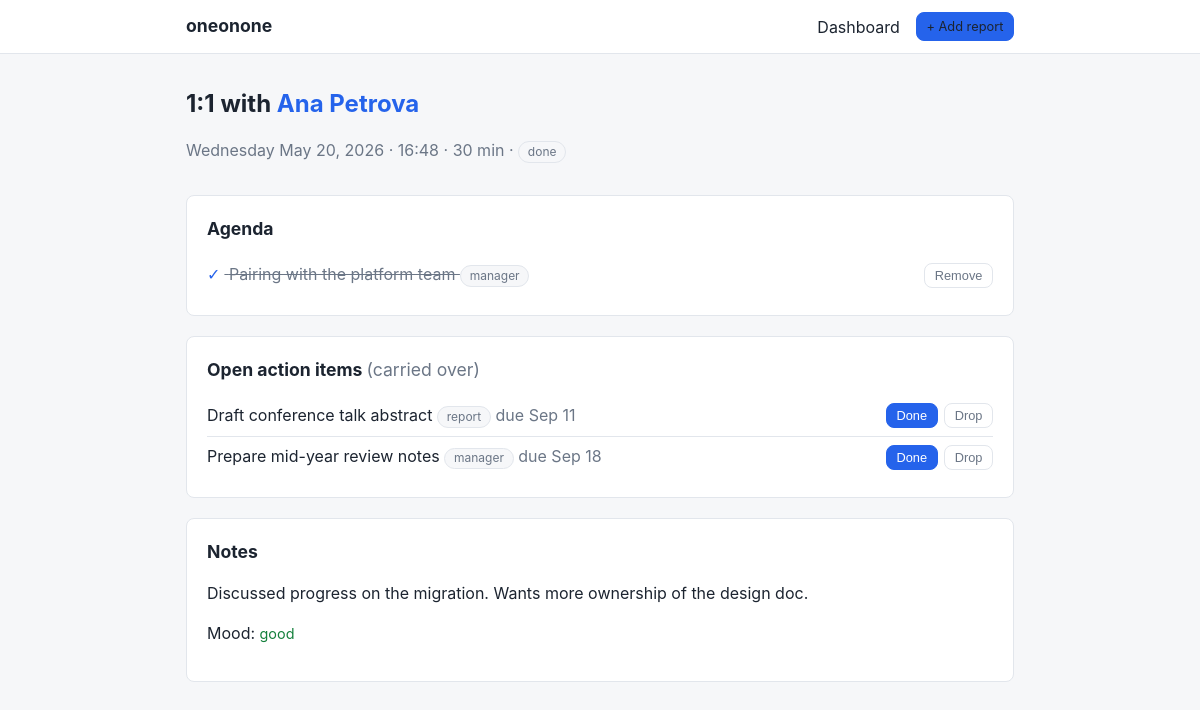
/meetings/1, run on the app's committed database.
### app/models.py (models this page shows, shortened)
class Report(db.Model):
    __tablename__ = "report"
    id: Mapped[int] = mapped_column(primary_key=True)
    name: Mapped[str]
    role: Mapped[str] = mapped_column(default="")
    start_date: Mapped[date | None]
    archived: Mapped[bool] = mapped_column(default=False)
    series: Mapped[list["Series"]] = relationship(back_populates="report")
    meetings: Mapped[list["Meeting"]] = relationship(back_populates="report")
    action_items: Mapped[list["ActionItem"]] = relationship(back_populates="report")
    salary_changes: Mapped[list["SalaryChange"]] = relationship(
        back_populates="report", order_by="SalaryChange.effective_date"
    )

class Meeting(db.Model):
    __tablename__ = "meeting"
    STATUSES = ("scheduled", "done", "cancelled")
    id: Mapped[int] = mapped_column(primary_key=True)
    series_id: Mapped[int] = mapped_column(ForeignKey("series.id"))
    report_id: Mapped[int] = mapped_column(ForeignKey("report.id"))
    scheduled_at: Mapped[datetime]
    status: Mapped[str] = mapped_column(default="scheduled")
    notes: Mapped[str] = mapped_column(default="")
    mood: Mapped[int | None]  # 1 (rough) .. 5 (great), set on completion
    completed_at: Mapped[datetime | None]
    series: Mapped[Series] = relationship(back_populates="meetings")
    report: Mapped[Report] = relationship(back_populates="meetings")
    agenda_items: Mapped[list["AgendaItem"]] = relationship(
        back_populates="meeting", order_by="AgendaItem.sort_order", cascade="all, delete-orphan"
    )

class Series(db.Model):
    __tablename__ = "series"
    CADENCES = ("weekly", "biweekly", "monthly")
    id: Mapped[int] = mapped_column(primary_key=True)
    report_id: Mapped[int] = mapped_column(ForeignKey("report.id"))
    cadence: Mapped[str] = mapped_column(default="weekly")
    day_of_week: Mapped[int] = mapped_column(default=0)  # 0 = Monday
    time_of_day: Mapped[time] = mapped_column(default=time(10, 0))
    duration_minutes: Mapped[int] = mapped_column(default=30)
    active: Mapped[bool] = mapped_column(default=True)
    report: Mapped[Report] = relationship(back_populates="series")
    meetings: Mapped[list["Meeting"]] = relationship(back_populates="series")

class AgendaItem(db.Model):
    __tablename__ = "agenda_item"
    id: Mapped[int] = mapped_column(primary_key=True)
    meeting_id: Mapped[int] = mapped_column(ForeignKey("meeting.id"))
    text: Mapped[str]
    raised_by: Mapped[str] = mapped_column(default="manager")  # manager | report
    covered: Mapped[bool] = mapped_column(default=False)
    sort_order: Mapped[int] = mapped_column(default=0)
    meeting: Mapped[Meeting] = relationship(back_populates="agenda_items")

class ActionItem(db.Model):
    __tablename__ = "action_item"
    STATUSES = ("open", "done", "dropped")
    id: Mapped[int] = mapped_column(primary_key=True)
    report_id: Mapped[int] = mapped_column(ForeignKey("report.id"))
    meeting_id: Mapped[int | None] = mapped_column(ForeignKey("meeting.id"))
    text: Mapped[str]
    owner: Mapped[str] = mapped_column(default="manager")  # manager | report
    due_date: Mapped[date | None]
    status: Mapped[str] = mapped_column(default="open")
    created_at: Mapped[datetime] = mapped_column(default=utcnow)
    report: Mapped[Report] = relationship(back_populates="action_items")

### app/routes/meetings.py (the view)
@bp.get("/meetings/<int:meeting_id>")
def detail(meeting_id: int):
    meeting = _get_meeting(meeting_id)
    return render_template(
        "meetings/detail.html",
        meeting=meeting,
        open_items=open_action_items(meeting.report_id),
        today=date.today(),
    )

### app/routes/meetings.py (called while the page is built)
def _get_meeting(meeting_id: int) -> Meeting:
    meeting = db.session.get(Meeting, meeting_id)
    if meeting is None:
        abort(404)
    return meeting

### app/services/carryover.py (called while the page is built)
def open_action_items(report_id: int) -> list[ActionItem]:
    return (
        ActionItem.query.filter_by(report_id=report_id, status="open")
        .order_by(ActionItem.created_at)
        .all()
    )

### app/templates/meetings/detail.html (shortened to what this page needs)
{% extends "base.html" %}
{% block content %}
<div class="page-head">
  <div>
    <h1>1:1 with <a href="{{ url_for('reports.detail', report_id=meeting.report.id) }}">{{ meeting.report.name }}</a></h1>
    <p class="muted">
      {{ meeting.scheduled_at.strftime("%A %b %d, %Y · %H:%M") }} · {{ meeting.series.duration_minutes }} min ·
      <span class="badge">{{ meeting.status }}</span>
    </p>
  </div>
</div>
<section class="card">
  <h2>Agenda</h2>
  {% if meeting.agenda_items %}
  <ul class="item-list">
    {% for item in meeting.agenda_items %}
    <li>
      <span class="{% if item.covered %}covered{% endif %}">
        <form method="post" action="{{ url_for('meetings.toggle_agenda', item_id=item.id) }}" class="inline">
          <button class="check" title="Toggle covered">{{ "✓" if item.covered else "○" }}</button>
        </form>
        {{ item.text }} <span class="badge">{{ item.raised_by }}</span>
      </span>
      <form method="post" action="{{ url_for('meetings.delete_agenda', item_id=item.id) }}" class="inline">
        <button class="btn btn-small btn-quiet" data-confirm="Remove this agenda item?">Remove</button>
      </form>
    </li>
    {% endfor %}
  </ul>
  {% else %}
  <p class="muted">No agenda items yet.</p>
  {% endif %}
</section>
{% if open_items %}
<section class="card">
  <h2>Open action items <span class="muted">(carried over)</span></h2>
  <ul class="item-list">
    {% for item in open_items %}
    <li>
      <span>{{ item.text }} <span class="badge">{{ item.owner }}</span>
        {% if item.due_date %}<span class="muted">due {{ item.due_date.strftime("%b %d") }}</span>{% endif %}</span>
      <span class="actions">
        <form method="post" action="{{ url_for('meetings.set_action_item_status', item_id=item.id, status='done') }}"><button class="btn btn-small">Done</button></form>
        <form method="post" action="{{ url_for('meetings.set_action_item_status', item_id=item.id, status='dropped') }}"><button class="btn btn-small btn-quiet">Drop</button></form>
      </span>
    </li>
    {% endfor %}
  </ul>
</section>
{% endif %}
<section class="card">
  {% if meeting.status == "scheduled" %}
  <h2>Notes &amp; completion</h2>
  <form method="post" action="{{ url_for('meetings.complete', meeting_id=meeting.id) }}" class="form">
    <label>Notes
      <textarea name="notes" rows="8" data-autoresize placeholder="What was discussed…">{{ meeting.notes }}</textarea>
    </label>
    <fieldset class="mood-picker">
      <legend>How was it?</legend>
      {% for value, label in [(1,"rough"),(2,"tense"),(3,"ok"),(4,"good"),(5,"great")] %}
      <label class="mood mood-{{ value }}">
        <input type="radio" name="mood" value="{{ value }}" {% if meeting.mood == value %}checked{% endif %}> {{ label }}
      </label>
      {% endfor %}
    </fieldset>
    <div class="form-actions">
      <button type="submit" class="btn">Complete meeting</button>
      <button type="submit" formaction="{{ url_for('meetings.save_notes', meeting_id=meeting.id) }}" class="btn btn-quiet">Save notes only</button>
    </div>
  </form>
  {% else %}
  <h2>Notes</h2>
  {% if meeting.notes %}<p class="notes">{{ meeting.notes | replace("\n", "<br>") | safe }}</p>
  {% else %}<p class="muted">No notes.</p>{% endif %}
  {% if meeting.mood %}<p>Mood: <span class="mood mood-{{ meeting.mood }}">{{ ["","rough","tense","ok","good","great"][meeting.mood] }}</span></p>{% endif %}
  {% endif %}
</section>
{% endblock %}

### app/templates/base.html (shortened to what this page needs)
<!doctype html>
<html lang="en">
<head>
  <link rel="stylesheet" href="{{ url_for('static', filename='css/app.css') }}">
</head>
<body>
  <header class="site-header">
    <div class="container">
      <a class="brand" href="{{ url_for('dashboard.index') }}">oneonone</a>
      <nav>
        <a href="{{ url_for('dashboard.index') }}">Dashboard</a>
        <a href="{{ url_for('reports.new') }}" class="btn btn-small">+ Add report</a>
      </nav>
    </div>
  </header>
  <main class="container">
    {% block content %}{% endblock %}
  </main>
</body>
</html>

### app/static/css/app.css (style rules this page uses)
:root { --bg: #f6f7f9; --surface: #ffffff; --text: #1c2430; --muted: #6b7686; --border: #e2e6ec; --accent: #2563eb; --accent-dark: #1e40af; --danger: #b91c1c; --ok: #15803d; --radius: 8px; }
* { box-sizing: border-box; }
body { margin: 0; font-family: -apple-system, BlinkMacSystemFont, "Segoe UI", Roboto, Helvetica, Arial, sans-serif; background: var(--bg); color: var(--text); line-height: 1.5; }
.container { max-width: 860px; margin: 0 auto; padding: 0 1rem; }
.site-header { background: var(--surface); border-bottom: 1px solid var(--border); margin-bottom: 1.5rem; }
.site-header .container { display: flex; justify-content: space-between; align-items: center; padding: 0.75rem 1rem; }
.site-header nav { display: flex; gap: 1rem; align-items: center; }
.brand { font-weight: 700; font-size: 1.1rem; text-decoration: none; color: var(--text); }
.site-header nav a { color: var(--text); }
h1 { font-size: 1.5rem; margin: 0.5rem 0 1rem; }
h2 { font-size: 1.1rem; margin: 0 0 0.75rem; }
a { color: var(--accent); text-decoration: none; }
.muted { color: var(--muted); font-weight: 400; }
.card { background: var(--surface); border: 1px solid var(--border); border-radius: var(--radius); padding: 1.25rem; margin-bottom: 1.25rem; }
.page-head { display: flex; justify-content: space-between; align-items: flex-start; gap: 1rem; margin-bottom: 1rem; }
.page-head h1 { margin-bottom: 0.15rem; }
.btn { display: inline-block; background: var(--accent); color: #fff; border: 1px solid var(--accent); border-radius: var(--radius); padding: 0.45rem 0.9rem; font-size: 0.9rem; cursor: pointer; text-decoration: none; }
.btn-small { padding: 0.25rem 0.6rem; font-size: 0.8rem; }
.btn-quiet { background: transparent; color: var(--muted); border-color: var(--border); }
.badge { display: inline-block; background: var(--bg); border: 1px solid var(--border); border-radius: 999px; padding: 0.05rem 0.55rem; font-size: 0.75rem; color: var(--muted); }
.meeting-list, .item-list { list-style: none; margin: 0; padding: 0; }
.meeting-list li, .item-list li { display: flex; justify-content: space-between; align-items: center; gap: 0.75rem; padding: 0.45rem 0; border-bottom: 1px solid var(--border); }
.meeting-list li:last-child, .item-list li:last-child { border-bottom: none; }
.covered { text-decoration: line-through; color: var(--muted); }
.actions { display: flex; gap: 0.4rem; }
.actions form, form.inline { display: inline; }
.check { background: none; border: none; cursor: pointer; font-size: 1rem; color: var(--accent); padding: 0 0.25rem 0 0; }
.notes { white-space: normal; }
.mood { display: inline-block; margin-right: 0.9rem; font-size: 0.9rem; }
.mood-4 { color: #15803d; }

### data on the page
Report: report.name "Ana Petrova"
Meeting: scheduled_at "Wednesday May 20, 2026 · 16:48", status "done", notes "Discussed progress on the migration. Wants more ownership of the design doc.", mood "good"
Series: series.duration_minutes "30"
AgendaItem: covered "✓", text "Pairing with the platform team", raised_by "manager"
ActionItem: text "Draft conference talk abstract", owner "report", due_date "Sep 11"
ActionItem: text "Prepare mid-year review notes", owner "manager", due_date "Sep 18"
